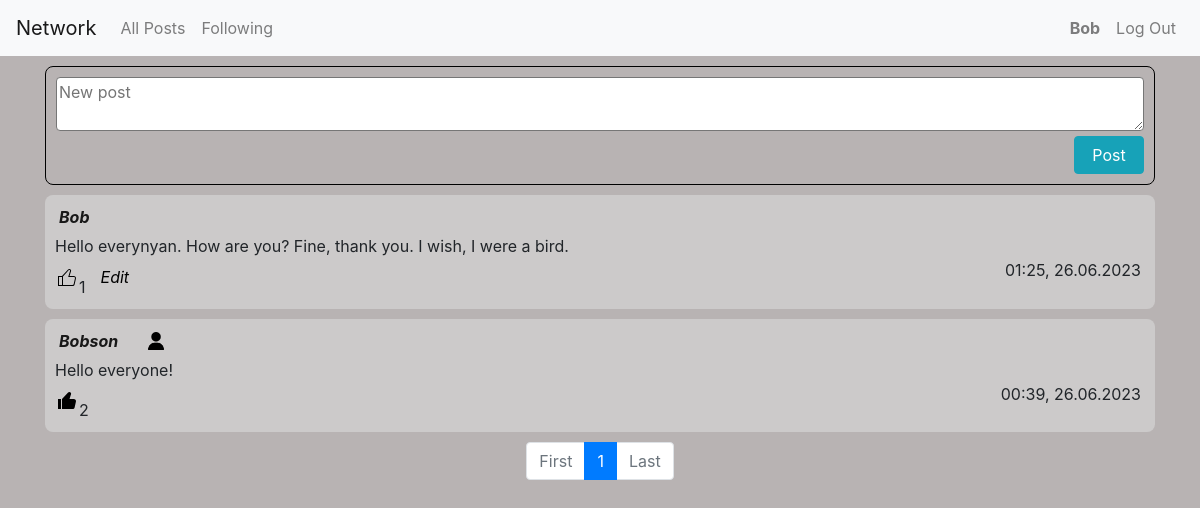
The app's page / (signed in) with its own data.
### network/models.py (models this page shows, shortened)
class User(AbstractUser):
    pass

class Post(models.Model):
    author = models.ForeignKey(User, on_delete = models.CASCADE, related_name = "authorUser")
    textarea = models.TextField(max_length = 5000)
    timestamp = models.DateTimeField(auto_now_add=True)
    likes = models.ManyToManyField(User, related_name = "likes", blank = True)

### network/views.py (the view, shortened to what this page needs)
# urls.py: path("", views.index, name="index"),
def index(request):
    posts = Post.objects.all().order_by('-timestamp')
    followingUserList = []
    if request.user.is_authenticated:
        followings = Following.objects.filter(user = request.user)
        if followings:
            for extractList in followings:
                for unit in extractList.who.all():
                    followingUserList.append(unit.username)
    forrange = math.ceil(len(posts)/N)+1
    paginator = Paginator(posts, N)
    page_number = request.GET.get('page')
    page_obj = paginator.get_page(page_number)
    return render(request, "network/index.html", {
        "page_obj": page_obj,
        "form": Postform(),
        "range": range(1, forrange),
        "followings": followingUserList,
    })

### network/forms.py
class Postform(ModelForm):
    class Meta:
        model = Post
        fields = ['textarea']
        widgets = {
            'textarea': forms.Textarea(attrs={'class': 'postarea', "placeholder": 'New post', "rows": '2'}),
        }
        labels = {
            'textarea': '',
        }

### network/templates/network/index.html (shortened to what this page needs)
{% extends "network/layout.html" %}
{% block body %}
    <div class="container">
        {% if request.user.is_authenticated %}
            {% if form %}
                <form action="{% url 'index' %}" class="postform" method="post">
                        {{form}}
                    <button type="submit" class="btn btn-info postbutton">Post</button>
                </form>
            {% endif %}
        {% endif %}
        {% for post in page_obj %}
            <div class="comment comment-{{post.id}}">
                <div class="d-flex flex-row align-items-center flexgap margbot5">
                    <a class="linkForUser frame" href="{% url 'profile' post.author %}"> {{ post.author }} </a>
                    {% if user.is_authenticated %}
                        {% if post.author.username in followings %}
                            <button onclick="subscribeFunction(this)" title="unsubscribe" class="subscribe" type="submit" data-author="{{post.author}}" data-substatus="true" style="margin-left: 10px;">
                                <img src="/static/network/black.png" class="imagepad" width="18px" height="18px">
                            </button>
                        {% elif request.user == post.author %}
                        {% else %}
                            <button onclick="subscribeFunction(this)" title="subscribe" class="subscribe" type="submit" data-author="{{post.author}}" data-substatus="false" style="margin-left: 10px;">
                                <img src="/static/network/white.png" class="imagepad" width="18px" height="18px">
                            </button>
                        {% endif %}
                    {% else %}
                        <img src="/static/network/white.png" class="imagepad" width="18px" height="18px">
                    {% endif %}
                </div>
                <div class="divPostArea-{{post.id}}">
                    <p class="postArea-{{post.id}}">
                        {{ post.textarea }}
                    </p>
                </div>
                <span class="frame floatRight">
                    {{ post.timestamp|date:'H:i, d.m.Y'}}
                </span>
                <div class="likediv">
                    {% if user.is_authenticated %}
                        {% if request.user in post.likes.all %}
                            <button onclick="likeFunction(this)" class="like" data-pressed="true" data-post_id="{{post.id}}" style="margin-top: 5px; margin-bottom: 10px;">
                                <svg width = "24" height = "24">
                                <g> <path d='M3,11h3v10H3V11z M18.77,11h-4.23l1.52-4.94C16.38,5.03,15.54,4,14.38,4c-0.58,0-1.14,0.24-1.52,0.65L7,11v10h10.43 c1.06,0,1.98-0.67,2.19-1.61l1.34-6C21.23,12.15,20.18,11,18.77,11z'></path>
                                </g> </svg>
                            </button>
                        {% else %}
                            <button onclick="likeFunction(this)" class="like" data-pressed="false" data-post_id="{{post.id}}" style="margin-top: 5px; margin-bottom: 10px;">
                            </button>
                        {% endif %}
                    {% endif %}
                    <span class="likeCount-{{post.id}}">
                        {{ post.likes.all|length }}
                    </span>
                    {% if request.user == post.author %}
                        <div class="divBut-{{post.id}}">
                            <button class="editButton" onclick="editPost(this)" data-post_id ="{{post.id}}" style="margin-bottom: 10px;">Edit</button>
                        </div>
                    {% endif %}
                </div>
            </div>
        {% empty %}
            <div class="comment">
                <p class="centerText">You haven't got following people yet</p>
            </div>
        {% endfor %}
    </div>
    <nav class="pagnav">
        <ul class="pagination justify-content-center">
            {% if page_obj.number == 1 %}
                <li class="page-item disabled"><a class="page-link" href="?page=1">First</a></li>
            {% else %}
                <li class="page-item"><a class="page-link" href="?page=1">First</a></li>
            {% endif %}
            {% if page_obj.paginator.num_pages < 4 %}
                {% for i in range %}
                    {% if page_obj.number == i %}
                        <li class="page-item active"><a class="page-link" href="?page={{ i }}"> {{ i }} </a></li>
                    {% else %}
                        <li class="page-item"><a class="page-link" href="?page={{ i }}"> {{ i }} </a></li>
                    {% endif %}
                {% endfor %}
            {% endif %}
            {% if page_obj.number == page_obj.paginator.num_pages %}
                <li class="page-item disabled"><a class="page-link" href="?page={{ page_obj.paginator.num_pages }}">Last</a></li>
            {% else %}
                <li class="page-item"><a class="page-link" href="?page={{ page_obj.paginator.num_pages }}">Last</a></li>
            {% endif %}
        </ul>
    </nav>
{% endblock %}

### network/templates/network/layout.html (shortened to what this page needs)
{% load static %}
<!DOCTYPE html>
<html lang="en">
    <head>
        <link rel="stylesheet" href="https://stackpath.bootstrapcdn.com/bootstrap/4.4.1/css/bootstrap.min.css">
        <link href="{% static 'network/styles.css' %}" rel="stylesheet">
    </head>
    <body>
        <nav class="navbar navbar-expand navbar-light bg-light">
            <div class="w-100 d-flex flex-row justify-content-between">
                <div class="d-flex flex-row">
                    <a class="navbar-brand" href="{% url 'index' %}">Network</a>
                    <ul class="navbar-nav mr-auto w-100 ">
                        <li class="nav-item">
                            <a class="nav-link" href="{% url 'index' %}">All Posts</a>
                        </li>
                        {% if user.is_authenticated %}
                            <li class="nav-item">
                                <a class="nav-link" href="{% url 'following' %}">Following</a>
                            </li>
                        {% endif %}
                    </ul>
                </div>
                <div class="">
                    <ul class="navbar-nav mr-auto w-100 ">
                        {% if user.is_authenticated %}
                            <li class="nav-item">
                                <a class="nav-link" href="{% url 'profile' user.username %}"><strong>{{ user.username }}</strong></a>
                            </li>
                            <li class="nav-item rightside">
                                <a class="nav-link" href="{% url 'logout' %}">Log Out</a>
                            </li>
                        {% endif %}
                    </ul>
                </div>
            </div>
          </nav>
        <div class="body">
            {% block body %}
            {% endblock %}
        </div>
    </body>
</html>

### network/static/network/styles.css (style rules this page uses)
body { background-color: rgb(184, 179, 179); background-image: url("https://www.transparenttextures.com/patterns/graphy-dark.png"); user-select: none; }
p { margin: 0; user-select: text; word-break: break-all; }
.postform { display: flex; flex-direction: column; width: 100%; margin-top: 10px; margin-bottom: 10px; border: 1px solid black; border-radius: 8px; padding: 10px; }
.postbutton { width: 70px; align-self: end; }
.postarea { border-radius: 4px; margin-bottom: 5px; }
.comment { width: 100%; height: 100%; margin-bottom: 10px; margin-top: 10px; padding: 10px 10px; border-radius: 8px; background-color: #d6d6d6a9; }
.floatRight { float: right; }
.frame { width: fit-content; background-color: transparent; padding-left: 4px; padding-right: 4px; }
.linkForUser { color: rgb(24, 24, 24); font-style: italic; font-weight: bold; }
.like, .subscribe, .editButton, .confirmButton { border: 0; padding: 0; background: none; }
.editButton, .confirmButton { margin-left: 15px; font-style: italic; }
.likediv { display: flex; align-items: flex-end; }
.imagepad { margin-bottom: 2px; }
.margbot5 { margin-bottom: 5px;; }
.flexgap { gap: 15px; }

### records on screen
User: username "Bob"
Post: author "Bob", textarea "Hello everynyan. How are you? Fine, thank you. I wish, I were a bird.", timestamp "01:25, 26.06.2023", likes.all|length "1"
Post: author "Bobson", textarea "Hello everyone!", timestamp "00:39, 26.06.2023", likes.all|length "2"

### other values on screen
{{ i }} "1"
